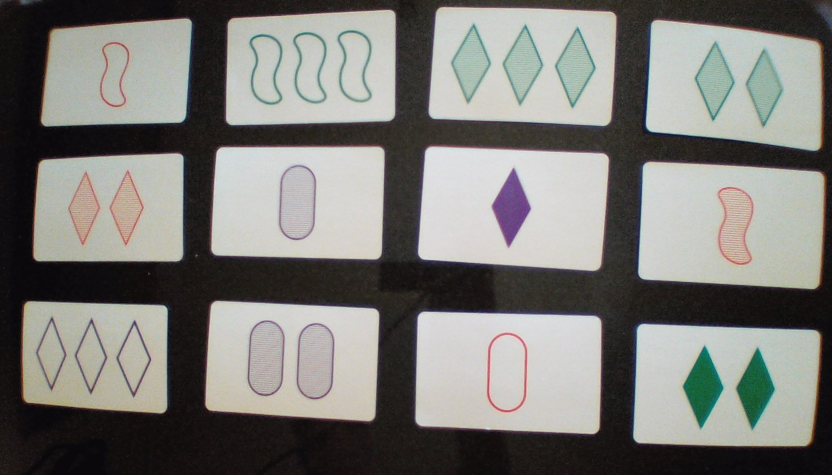
#> input picture setImages/testSet.jpg, 1664 x 949 px, found by its file name (shown at 1/2 size)
$ python SetFinder.py
#> lines starting #> are read from the running program, lines starting #| are printed output that depends on the picture; after the words box and inside, x2 and y2 are one past the last pixel; in counts of white or black regions, pixels touching at a corner belong together
#> further down, game is the input picture: shape (949, 1664, 3); mean B, G, R 119.3, 123.3, 124.1
### SetLogic.py
class Card(object):
    colors = {"red","green","purple"}
    numbers = {"1","2","3"}
    shapes = {"squiggle","oval","diamond"}
    fill = {"full","half","empty"}
    def __init__(self, c, n, f, s, image):
        self.color = c
        self.number = n
        self.fill = f
        self.shape = s
        self.image = image
    def get_image(self):
        """
        Returns the image for a card

        Parameter:
        Self (Card): This card object

        Returns:
        Image: Photo of the card
        """
        return self.image
    def required_traits(self, card):
        """
        For a card input, this returns the required traits for a set.
        If two cards have the same trait, that trait is added to the list of requirements.
        If they have different traits for a type, then the missing one is taken from a list.

        Parameters:
        Self (Card): This card object
        card (Card): A card object to be compared with this card

        Returns:
        List: A list of required traits for the third card in a set
        """
        traits = set()
        if self.color == card.color:
            traits.add(self.color)
        else:
            traits.update(Card.colors - {self.color, card.color})
        if self.number == card.number:
            traits.add(self.number)
        else:
            traits.update(Card.numbers - {self.number, card.number})
        if self.fill == card.fill:
            traits.add(self.fill)
        else:
            traits.update(Card.fill - {self.fill, card.fill})
        if self.shape == card.shape:
            traits.add(self.shape)
        else:
            traits.update(Card.shapes - {self.shape, card.shape})
        return traits
    def is_set(self, traits):
        """
        checks to see if this card has the same traits as the required ones

        Parameters:
        Self (Card): This card object
        Traits (List): A list of strings describing the required traits

        Returns:
        Boolean: whether or not this card has the same traits as the required ones
        """
        self_traits = {self.color, self.number, self.fill, self.shape}
        return self_traits.issuperset(traits)
    def __str__(self):
        return f"color: {self.color}, number: {self.number}, shape: {self.shape}, fill: {self.fill}"
class Game():
    """
    A class used for the logic of playing a game of set
    """
    def find_sets(card_list):
        """
        Loops through all the cards using DFS to find all possible sets.
        The reason all possible sets are found is that in case a card is mislabeled, some sets
        might be invalid, so showing multiple allows for the user to pick a correct option

        Parameters:
        card_list (List): A list of card objects to check for possible sets

        Output:
        List: A list of sets of 3 cards.
        """
        set_list = []
        alg_cards = card_list.copy()
        for card in card_list:
            alg_cards.remove(card)
            alg_cards_2 = alg_cards.copy()
            for card2 in alg_cards:
                alg_cards_2.remove(card2)
                traits = card.required_traits(card2)
                for card3 in alg_cards_2:
                    if card3.is_set(traits):
                        set_list.append([card, card2, card3])
        return set_list

### SetFinder.py
"""importing various modules"""
from statistics import mode

import cv2
import numpy as np

from SetLogic import Card, Game

kernel = np.ones((2, 2), np.uint8)
def order_points(pts):
    """
    Makes sure that points in rectangle are ordered properly so warping code works
    Parameters:
    pts (array): Four points determining the edges of the card

    Returns:
    rect (array): Pts ordered in clockwise fashion starting from the top left
    """
    rect = np.zeros((4, 2), dtype = "float32")
    s = pts.sum(axis = 1)
    rect[0] = pts[np.argmin(s)]
    rect[2] = pts[np.argmax(s)]
    diff = np.diff(pts, axis = 1)
    rect[1] = pts[np.argmin(diff)]
    rect[3] = pts[np.argmax(diff)]
    return rect
def get_cards(image):
    """
    Gets cards from image via filtering for the color white, looking for rectangular shapes
    Parameters:
    image: A photo of a number of set cards

    Returns:
    array: All cards shown in the input as separate images, cropped and warped
    """
    card_list = []
    gray = cv2.cvtColor(image, cv2.COLOR_BGR2GRAY)
    # Apply binary threshold
    _, binary = cv2.threshold(gray, 140, 255, cv2.THRESH_BINARY)
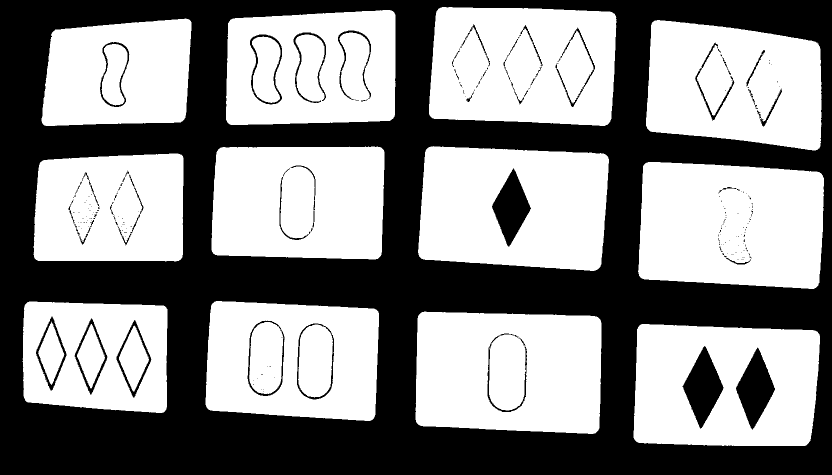
#> binary: shape (949, 1664) (shown at 1/2 size); 54.7% white; 271 black regions (213 under 20 px), largest, box (x1, y1, x2, y2) and area: (0, 0, 1664, 949) 677080, (1365, 692, 1447, 858) 7057, (1472, 695, 1550, 859) 6737
    # Eroding to get rid of various artifacts
    img_erosion = cv2.erode(binary, kernel, iterations = 1)
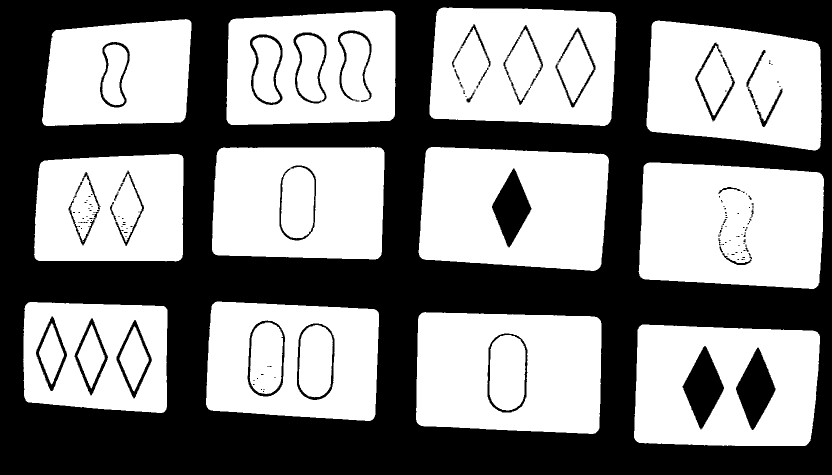
#> img_erosion: shape (949, 1664) (shown at 1/2 size); 53.6% white; 161 black regions (112 under 20 px)
    # Finding contours to get shapes
    contours, _ = cv2.findContours(img_erosion, cv2.RETR_EXTERNAL, cv2.CHAIN_APPROX_SIMPLE)
#> contours = 12 contours; largest, box (x1, y1, x2, y2) and area: (1277, 325, 1648, 578) 84393, (832, 624, 1203, 868) 84331, (1268, 649, 1640, 892) 83977, (837, 294, 1218, 542) 83776, (859, 15, 1233, 252) 81190
    cnts = sorted(contours, key = cv2.contourArea, reverse = True)
#> cnts has the same summary as contours
    for contour in (cnts):
        # Get the approximate polygon
        epsilon = 0.02 * cv2.arcLength(contour, True)
        approx = cv2.approxPolyDP(contour, epsilon, True)
        # Identify the shape, contour area changes based on image resolution and camera distance
        #NOTE 7500 is good benchmark for my camera, but number might need to be tuned for different ones
        if len(approx) == 4 and cv2.contourArea(contour) > 7500:
            _, _, w, h = cv2.boundingRect(approx)
            aspect_ratio = float(w) / h
            # If a non-square rectangular white object is shown, add it
            if 0.95 >= aspect_ratio and aspect_ratio <= 1.05:
                continue
        else:
            continue
        rect = cv2.minAreaRect(contour)
        box = cv2.boxPoints(rect)
        box = np.int0(box)
        rect = order_points(box)
        (tl, tr, br, bl) = rect

        # Compute the width and height of the new image for perspective transformation
        width_a = np.linalg.norm(br - bl)
        width_b = np.linalg.norm(tr - tl)
        max_width = max(int(width_a), int(width_b))

        height_a = np.linalg.norm(tr - br)
        height_b = np.linalg.norm(tl - bl)
        max_height = max(int(height_a), int(height_b))
        dst = np.array([
            [0, 0],
            [max_width - 1, 0],
            [max_width - 1, max_height - 1],
            [0, max_height - 1]], dtype = "float32")
        # Apply the perspective transform
        m = cv2.getPerspectiveTransform(rect, dst)
        warped = cv2.warpPerspective(image, m, (max_width, max_height))

        # Calculate the center 90% region
        center_x, center_y = warped.shape[1] // 2, warped.shape[0] // 2
        crop_width, crop_height = int(warped.shape[1] * 0.9), int(warped.shape[0] * 0.9)
        start_x = center_x - crop_width // 2
        start_y = center_y - crop_height // 2

        # Crop the center 90%
        # This gets rid of any of the background that may be left on the edges of the image
        center_cropped = warped[start_y:start_y + crop_height,
                                 start_x:start_x + crop_width]
        card_list.append(center_cropped)
#> this loop made 12 passes
#> (epsilon, approx, w, h, aspect_ratio, box, s in order_points, diff in order_points) on passes 1 to 3: (23.91, [[1288, 331], [1281, 554], [1636, 570], [1641, 347]], 361, 240, 1.5, [[1638, 578], [1274, 557], [1287, 322], [1651, 342]], [2216, 1831, 1609, 1993], [-1060, -717, -965, -1309]), (23.89, [[838, 631], [838, 849], [1196, 860], [1195, 635]], 359, 230, 1.56, [[1198, 867], [830, 858], [836, 623], [1204, 632]], [2065, 1688, 1459, 1836], [-331, 28, -213, -572]), (23.88, [[1277, 655], [1274, 883], [1620, 881], [1634, 664]], 361, 229, 1.58, [[1631, 898], [1266, 885], [1275, 648], [1639, 661]], [2529, 2151, 1923, 2300], [-733, -381, -627, -978])
#> pass 1, in get_cards, `warped = cv2.warpPerspective(image, m, (max_width, max_height))`:
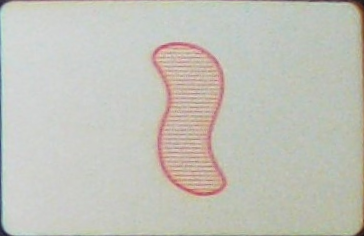
#> warped: shape (236, 364, 3); mean B, G, R 186.3, 194.7, 195.2
#> pass 1, in get_cards, `center_cropped = warped[start_y:start_y + crop_height, start_x:start_x..`:
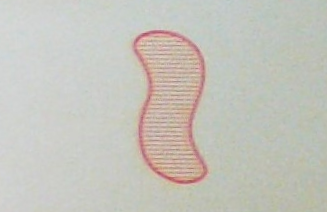
#> center_cropped: shape (212, 327, 3); mean B, G, R 188.2, 196.1, 197.4
#> pass 2, in get_cards, `center_cropped = warped[start_y:start_y + crop_height, start_x:start_x..`:
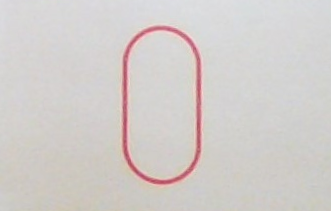
#> center_cropped: shape (211, 331, 3); mean B, G, R 203, 205.4, 210.5
#> after the loop, card_list = 12 items
    return card_list
def calculate_shape(contour):
    """
    Finds the shape of the various contours within the card

    Parameters:
    contour: A contour of a shape, which is either a squiggle, oval, or diamond

    Returns:
    string: A string determining what shape the input is
    """

    # Gets the perimeter and approximates a polygon to fit that perimeter
    peri = cv2.arcLength(contour, True)
    approx = cv2.approxPolyDP(contour, .032 * peri, False)
    # Occasionally will label diamonds as having 5 sides, with the 5th side being the top/bottom
    # because of the dilation on the contour
    if len(approx) <= 5:
        return "diamond"
    # Creates a rough convex hull, if similar to contour, then it's an oval and not a squiggle
    # This is because a squiggle is not a convex hull
    hull = cv2.convexHull(approx)
    if cv2.matchShapes(contour, hull, 1, 0.0) < .08:
        return "oval"
    return "squiggle"

# NOTE The HSV values might need to be tuned based on one's environemnt.
def find_color(card):
    """
    Filter for each color, and return the one that's the most common

    Parameters:
    card (image): The cropped image of a card.

    Returns:
    string: The color the card is.

    NOTE: this will likely require some tuning depending on the lighting"""

    # Filters frame to only look at edges of the shapes, which
    # removes the white on the card that sometimes causes red to be selected
    frame = card.copy()
    blurred = cv2.blur(frame, (5,5))
    edges = cv2.Canny(blurred, 50, 75)
    img_dilation = cv2.dilate(edges, kernel, iterations = 2)
    filtered_frame = cv2.bitwise_and(frame, frame, mask = img_dilation)
    hsv = cv2.cvtColor(filtered_frame, cv2.COLOR_BGR2HSV)

    # Creating red mask
    lower_h, lower_s, lower_v = 0, 40, 0
    upper_h, upper_s, upper_v = 20, 255, 255

    lower_bound = np.array([lower_h, lower_s, lower_v])
    upper_bound = np.array([upper_h, upper_s, upper_v])
    mask = cv2.inRange(hsv, lower_bound, upper_bound)

    red = cv2.countNonZero(mask)

    # Creating green mask
    lower_h, lower_s, lower_v = 50, 30, 0
    upper_h, upper_s, upper_v = 100, 255, 255

    lower_bound = np.array([lower_h, lower_s, lower_v])
    upper_bound = np.array([upper_h, upper_s, upper_v])
    mask = cv2.inRange(hsv, lower_bound, upper_bound)

    green = cv2.countNonZero(mask)

    # Creating purple mask
    lower_h, lower_s, lower_v = 100, 15, 0
    upper_h, upper_s, upper_v = 150, 255, 255

    lower_bound = np.array([lower_h, lower_s, lower_v])
    upper_bound = np.array([upper_h, upper_s, upper_v])
    mask = cv2.inRange(hsv, lower_bound, upper_bound)

    purple = cv2.countNonZero(mask)
    # Checks which color is most common
    if green > purple and green > red:
        return 'green'
    elif purple > red:
        return 'purple'
    else:
        return 'red'

def find_shape_info(card):
    """
    Analyzes the given card to extract shape information.

    Parameters:
    card (image): The cropped image of a card.

    Returns:
    dict: A dictionary containing shapes, number, and infill of card
    """
    frame = card.copy()
    shape_list = []
    # Blur the image and find the edges, dilate the result to make picking up contours easier
    blurred = cv2.blur(frame, (5, 5))
    edges = cv2.Canny(blurred, 50, 75)
    img_dilation = cv2.dilate(edges, kernel, iterations = 2)
    # Getting contours
    cnts, _ = cv2.findContours(img_dilation, cv2.RETR_EXTERNAL, cv2.CHAIN_APPROX_SIMPLE)
    cnts = sorted(cnts, key = cv2.contourArea, reverse = True)
    frame_height = np.shape(frame)[0]
    # Loop through to find all the valid contours
    infill = ""
    center_pixels = []
    control_pixels = []
    shape = np.shape(frame)
    frame_height = shape[0]
    outer_pixels = frame[5 : 25, 5: 25]
    outer_pixels2 = frame[shape[0] - 25:shape[0] - 5,
                          shape[1] - 25:shape[1] - 5]
    # The idea behind the infill detection code is to sample pixels from the inside of each of the
    # detected shapes, as well as pixels from the edges of the card, which we know are white.
    # If the pixels are drastically different, then the card must be shaded or full color inside.
    control_pixels.append(np.mean(np.mean(np.array(outer_pixels), axis = 0), axis = 0))
    control_pixels.append(np.mean(np.mean(np.array(outer_pixels2), axis = 0), axis = 0))
    try:
        for contour in cnts:
            _, _, contour_width, contour_height = cv2.boundingRect(contour)
            capture_length = round(contour_width / 6)

            # If the contour isn't greater than half the height of the card,
            # then it's not one of the shapes in the center of the card
            if contour_height / frame_height < .5:
                continue
            peri = cv2.arcLength(contour, True)
            approx = cv2.approxPolyDP(contour, .03 * peri, True)
            # Sometimes other large contours picked up, but because they're typically due to the
            # card being skewed and the algorithm detecting the background on the edge of the card.
            # The resulting invalid contour will be approximated by a line/triangle. This is due to
            # the fact that one corner of the card intersects the edge of the image for a skewed
            # card, leaving the leftover space in a triangular shape.
            # This if statment controls for that scenario
            if len(approx) <= 3:
                continue
            shape_list.append(calculate_shape(contour))
            m = cv2.moments(contour)
            if m["m00"] != 0:
                x = int(m["m10"] / m["m00"])
                y = int(m["m01"] / m["m00"])
            surrounding_pixels = frame[y - capture_length:y + capture_length,
                                       x - capture_length:x + capture_length]
            center_pixels.append(np.mean(np.mean(np.array(surrounding_pixels), axis = 0), axis = 0))
        # Getting 1 rbg value for each image
        center_pixels = np.mean(center_pixels, axis = 0)
        control_pixels = np.mean(control_pixels, axis = 0)
        # Comparing the difference between pixels
        difference = np.subtract(center_pixels, control_pixels)
        # If the average of the rbg values at the center of the shape is < 110,
        # then there likely isn't much white, meaning that the color is solid
        if sum(center_pixels) / len(center_pixels) < 110:
            infill = 'full'
        # Compare the edges of the card with the center of the shapes,
        # if there's a large difference in rbg values, then the shapes are shaded
        elif (sum(np.absolute(difference)) / len(difference)) > 10:
            infill = 'half'
        else:
            infill = 'empty'

        # Using mode in case the model accidentally classifies a shape wrong,
        # pick the one that seems to be most common
        return str(len(shape_list)), mode(shape_list), infill, frame
    # If a card runs into an error, the code still tries to find info for the other cards and just
    # uses those, while returning the current card as invalid.
    except Exception as e:
        print(f'An error occured when finding the shape info: {e}')
        return None, None, None, frame
def create_card(card):
    """
    Gets various card attributes, checks to see if anything failed before creating a new card.
    If something failed, then the set detection algorithm only uses the cards that didn't fail.

    Parameters:
    card (image): The cropped image of a card.

    Returns:
    Card: Card object with correct information or None if an error occured
       """
    color = find_color(card)
    number, shape, infill, frame = find_shape_info(card)
    if number is not None:
        return Card(color, number, infill, shape, frame)
    else:
        return None
def show_all_cards(images):
    """
    Shows the cards in a set.

    Parameters:
    images (List): List of 3 card images
    """
    num_images = len(images)
    if num_images == 0:
        return
    # Find the maximum width and height of the images
    max_height = max(image.shape[0] for image in images)
    max_width = max(image.shape[1] for image in images)

    # Create a blank canvas with the total grid size
    grid_image = np.zeros((max_height, 3 * max_width, 3), dtype = np.uint8)

    for idx, image in enumerate(images):
        # Calculate the row and column position
        row = idx // 3
        col = idx % 3

        # Resize image to the maximum width and height if needed
        resized_image = cv2.resize(image, (max_width, max_height))

        # Place the image on the grid
        grid_image[row * max_height: (row + 1) * max_height,
                   col * max_width: (col + 1) * max_width] = resized_image

    # Display the grid image
    cv2.imshow('Image Grid', grid_image)
    cv2.imwrite('testOutput.jpg', grid_image)
    cv2.waitKey(0)
    cv2.destroyAllWindows()
def processing(image):
    """
    Takes an image, gets pictures of each card, finds the attributes of each card,
    and then runs an algorithm to find all the different sets, showing each one
    Parameters:
    image (image): A picture of a set game.
    """
    card_images = get_cards(image)
#> card_images = 12 items
    card_list = []

    # Creating list of card objects
    for card in card_images:
        card_data = create_card(card)
        if card_data is not None:
            card_list.append(card_data)
#> this loop made 12 passes
#> pass 1, in find_color, `filtered_frame = cv2.bitwise_and(frame, frame, mask = img_dilation)`:
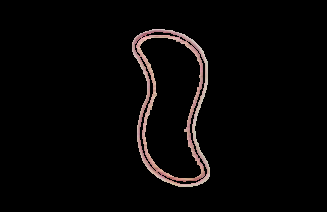
#> filtered_frame: shape (212, 327, 3); mean B, G, R 6.3, 6.6, 8.3
    # Finding sets and visualizing them, or saying if none were found
    all_sets = Game.find_sets(card_list = card_list)
#> the loop in find_sets, `for card in card_list:` made 12 passes
    if len(all_sets) == 0:
        print('NO SETS FOUND, DEAL NEW CARDS')
    for matches in all_sets:
        frame_list = []
        for card in matches:
            print(card)
            frame_list.append(card.get_image())
        show_all_cards(frame_list)
#> this loop made 1 pass
#| color: red, number: 1, shape: squiggle, fill: half
#| color: green, number: 3, shape: diamond, fill: half
#| color: purple, number: 2, shape: oval, fill: half
#> pass 1, in show_all_cards, `cv2.imshow('Image Grid', grid_image)`:
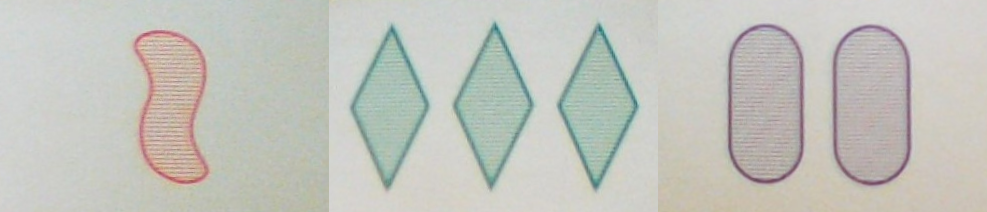
#> window 'Image Grid': shape (212, 987, 3); mean B, G, R 188.7, 195.6, 194.9
game = cv2.imread(r'setImages\testSet.jpg')
processing(game)
